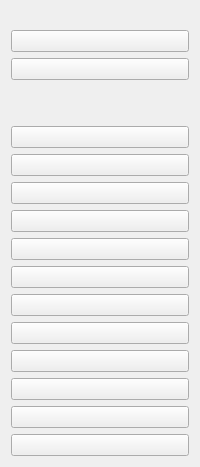
<?xml version="1.0" encoding="UTF-8"?>
<ui version="4.0">
 <class>ToolForm</class>
 <widget class="QWidget" name="ToolForm">
  <property name="geometry">
   <rect>
    <x>0</x>
    <y>0</y>
    <width>0</width>
    <height>0</height>
   </rect>
  </property>
  <property name="windowTitle">
   <string>Tool</string>
  </property>
  <property name="styleSheet">
   <string notr="true"/>
  </property>
  <layout class="QVBoxLayout" name="verticalLayout">
   <property name="topMargin">
    <number>30</number>
   </property>
   <item>
    <widget class="QPushButton" name="groupControlBtn">
     <property name="toolTip">
      <string>group control</string>
     </property>
     <property name="text">
      <string/>
     </property>
    </widget>
   </item>
   <item>
    <widget class="QPushButton" name="fullScreenBtn">
     <property name="toolTip">
      <string>full screen</string>
     </property>
     <property name="text">
      <string/>
     </property>
    </widget>
   </item>
   <item>
    <spacer name="verticalSpacer">
     <property name="orientation">
      <enum>Qt::Vertical</enum>
     </property>
     <property name="sizeHint" stdset="0">
      <size>
       <width>20</width>
       <height>40</height>
      </size>
     </property>
    </spacer>
   </item>
   <item>
    <widget class="QPushButton" name="expandNotifyBtn">
     <property name="toolTip">
      <string>expand notify</string>
     </property>
     <property name="text">
      <string/>
     </property>
    </widget>
   </item>
   <item>
    <widget class="QPushButton" name="touchBtn">
     <property name="toolTip">
      <string>touch switch</string>
     </property>
     <property name="text">
      <string/>
     </property>
    </widget>
   </item>
   <item>
    <widget class="QPushButton" name="openScreenBtn">
     <property name="toolTip">
      <string>open screen</string>
     </property>
     <property name="text">
      <string/>
     </property>
    </widget>
   </item>
   <item>
    <widget class="QPushButton" name="closeScreenBtn">
     <property name="toolTip">
      <string>close screen</string>
     </property>
     <property name="text">
      <string/>
     </property>
    </widget>
   </item>
   <item>
    <widget class="QPushButton" name="powerBtn">
     <property name="toolTip">
      <string>power</string>
     </property>
     <property name="text">
      <string/>
     </property>
    </widget>
   </item>
   <item>
    <widget class="QPushButton" name="volumeUpBtn">
     <property name="toolTip">
      <string>volume up</string>
     </property>
     <property name="text">
      <string/>
     </property>
    </widget>
   </item>
   <item>
    <widget class="QPushButton" name="volumeDownBtn">
     <property name="toolTip">
      <string>volume down</string>
     </property>
     <property name="text">
      <string/>
     </property>
    </widget>
   </item>
   <item>
    <widget class="QPushButton" name="appSwitchBtn">
     <property name="toolTip">
      <string>app switch</string>
     </property>
     <property name="text">
      <string/>
     </property>
    </widget>
   </item>
   <item>
    <widget class="QPushButton" name="menuBtn">
     <property name="toolTip">
      <string>menu</string>
     </property>
     <property name="text">
      <string/>
     </property>
    </widget>
   </item>
   <item>
    <widget class="QPushButton" name="homeBtn">
     <property name="toolTip">
      <string>home</string>
     </property>
     <property name="text">
      <string/>
     </property>
    </widget>
   </item>
   <item>
    <widget class="QPushButton" name="returnBtn">
     <property name="toolTip">
      <string>return</string>
     </property>
     <property name="text">
      <string/>
     </property>
    </widget>
   </item>
   <item>
    <widget class="QPushButton" name="screenShotBtn">
     <property name="toolTip">
      <string>screen shot</string>
     </property>
     <property name="text">
      <string/>
     </property>
    </widget>
   </item>
  </layout>
 </widget>
 <resources/>
 <connections/>
</ui>
